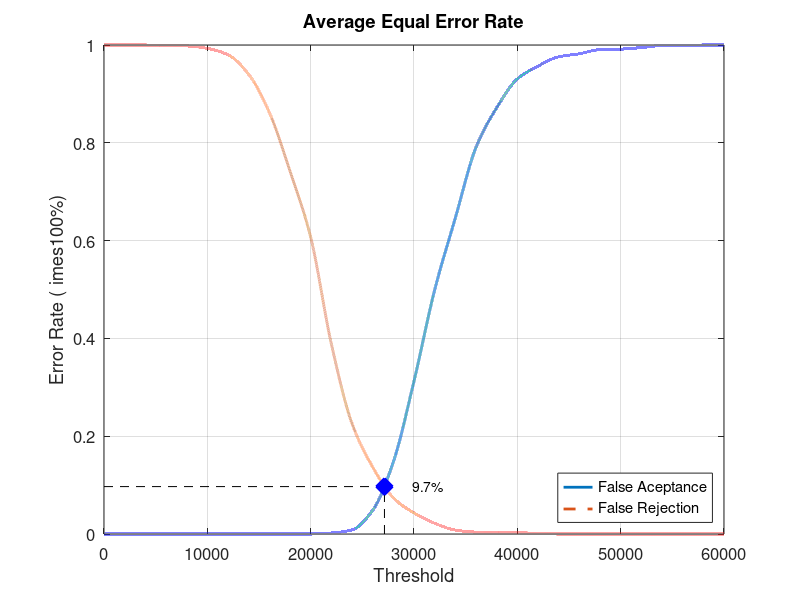
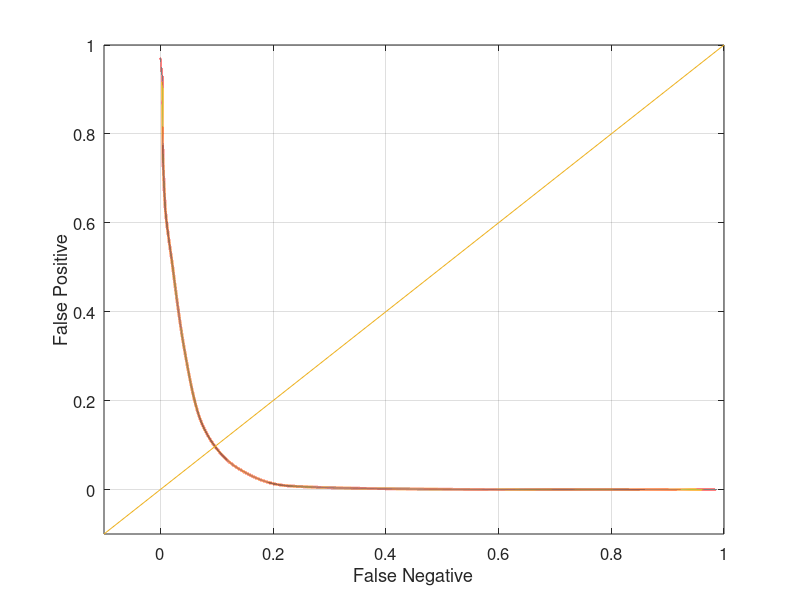

The MATLAB source for these figures, in order:
function yEER = Database1Average()
%close all;
%clear;
%clc;
x = 0:2000:60000;
xq = 0:0.5:60000;

y0 = [0 0 0 0 0 0 0 0 0 0 0 0.00210526 0.00842105 0.0484211 0.147368 0.312632 0.498947 0.646316 0.790526 0.871579 0.930526 0.956842 0.97579 0.982105 0.990526 0.991579 0.994737 0.998947 0.998947 1 1]
yy0 = interp1(x, y0, xq, 'pchip');
y1 = [1 1 1 0.998 0.998 0.993 0.98 0.94 0.862 0.742 0.607 0.389 0.226 0.137 0.074 0.043 0.022 0.008 0.004 0.004 0.003 0.001 0 0 0 0 0 0 0 0 0]
yy1 = interp1(x, y1, xq, 'pchip');

% Calculating EER: 
y2 = abs(y0 - y1);
find(y2 == min(y2))
yy2 = abs(yy0 - yy1);
xEER = find(yy2 == min(yy2));
xEERIndex = xq(xEER) % X-axis EER
yEER = yy0(xEER) % Y-axis EER

main = figure
plot(xq, yy0,'-','LineWidth', 2);	hold on
plot(xq, yy1,'--','LineWidth', 2);	hold on
plot([xEERIndex xEERIndex], [0 yEER], 'k--');	hold on
plot([0 xEERIndex], [yEER yEER], 'k--');	hold on
plot(xEERIndex, yEER, 'bx', 'LineWidth', 10);	hold on
text(xEERIndex + 10 * xEERIndex / 100, yEER, [num2str(round((10000 * yEER)) / 100) '%'])
legend('False Aceptance', 'False Rejection', 'Location', 'SouthEast')
xlabel('Threshold')
ylabel('Error Rate (	imes100%)')
title('Average Equal Error Rate')
set(gca, 'FontSize', 12)
axis([0 60000 0 1])
grid on

print(main, 'Database1AverageMain', '-dpng');
FNRxFPR = figure('Color', [1 1 1]);
plot(yy1, yy0, '-', yy1, yy0, 'LineWidth', 2);
hold on
y = -0.1:0.1:1
plot(y, y); 
set(gca, 'FontSize', 12)
xlabel('False Negative')
ylabel('False Positive')
axis([-0.1 1 -0.1 1])
set(gca, 'FontSize', 12)
grid on

print(FNRxFPR, 'Database1AverageFNRxFPR','-dpng');
end
